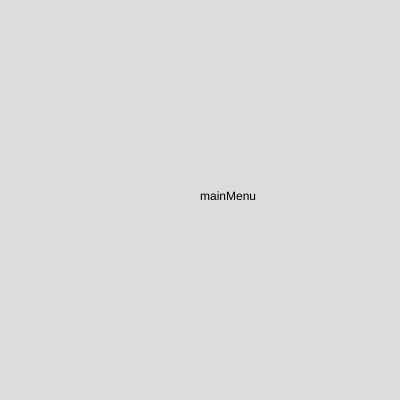
Frame 1 (no input)
Frame 60 (no input): identical to frame 1, image omitted
Frame 120 (the mouse pressed at the canvas centre since frame 60): identical to frame 1, image omitted

The p5.js sketch that drew this single still picture (run headless with seeded random() and noise() and a simulated clock; from frame 60 on, the mouse is pressed at the canvas centre):

// p5.js sketch
// ── sketch.js
let currentScene = MAINMENU;
let MainMenuScene = new MainMenu();
let PlayScene = new Play();
let GameOverScene = new GameOver();

let score = 0;
let playerLocate;
let world

const COIN = 1;
const FLOOR = 2;

function setup() {
  createCanvas(400, 400);

}

function draw() {
  background(220);
  
//Coin먹으면 점수 올라가기 + 코인 표현
  if (playerLocate == COIN) {
    world = FLOOR;
    score = score + 10;
  }
  switch (world) {
    case COIN:
      push();
      fill('yellow');
      circle(10, 10, 10);
      pop();
      break;
    case FLOOR:
      break;
  }

//stage manage
  switch (currentScene) {
    case MAINMENU:
      MainMenuScene.update()
      MainMenuScene.draw()
      break;
    case PLAY:
      PlayScene.update()
      PlayScene.draw()
      text("score : ", width/2 -100, 50)
      text(score,width/2,50);
      break;
    case GAMEOVER:
      GameOverScene.update()
      GameOverScene.draw()
      break;
      /*case BONUSSTAGE:
        
        break; */
  }
}

//나중에 지우기 테스트용
function keyPressed() {
  if (keyCode == 96 || keyCode == 48) {
    currentScene = MAINMENU
  } else if (keyCode == 97 || keyCode == 49) {
    currentScene = PLAY
  } else if (keyCode == 98 || keyCode == 50) {
    currentScene = GAMEOVER
  }
  /*else if (keyCode == 99 || keyCode == 51) {
     CurrentScene = BONUSSTAGE 
   } */
}
// ── GameOver.js
class GameOver{
  constructor(){
    
  }
  
  update(){
    
  }
  
  draw(){
    text("GameOver",width/2,height/2)
  }
}
// ── MainMenu.js
class MainMenu{
  constructor() {
    
  }
  
  update(){
    
  }
  
  draw(){
    text("mainMenu",width/2,height/2)
  }
}
// ── Play.js
class Play {
  constructor(){
    
  }
  
  update(){
    
  }
  
  draw(){
    text("Play",width/2,height/2)
  }
}
// ── stage.js
const MAINMENU = 0;
const PLAY = 1;
const GAMEOVER = 2;
const BONUSSTAGE = 3;
